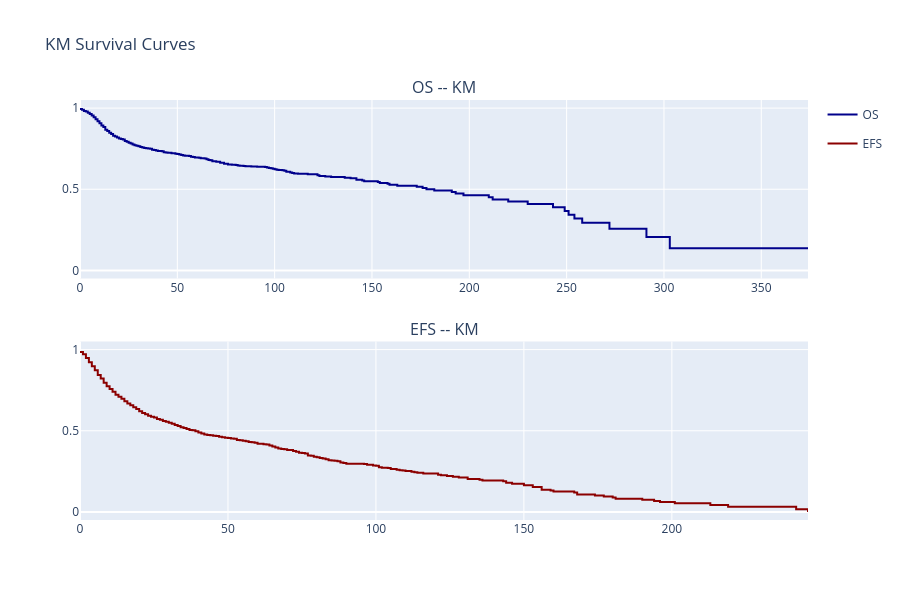

Notebook cell for this chart:
### Code cell
# Step 3: Patient Survival Overview -- Outcome overview and Kaplan-Meier survival curves.
fig = make_subplots(rows=2,cols=1,subplot_titles=('OS -- KM','EFS -- KM'),vertical_spacing=0.15)
os_c = df[['OS_MONTHS','os_event']].dropna()
fig = add_km(fig, kaplan_meier(os_c['OS_MONTHS'],os_c['os_event']), 'OS', 'darkblue')
efs_c = df[['EFS_MONTHS','efs_event']].dropna()
km = kaplan_meier(efs_c['EFS_MONTHS'],efs_c['efs_event'])
fig.add_trace(go.Scatter(x=km['t'],y=km['s'],mode='lines',name='EFS',line=dict(color='darkred',width=2,shape='hv')),row=2,col=1)
fig.update_layout(height=600,title='KM Survival Curves')
fig.update_yaxes(range=[-0.05,1.05])
fig.show()

### Figure 1 — Plotly figure (JSON) as saved in the notebook; plotly's stock layout.template omitted (floating-point values rounded to 4 significant figures; data arrays with more than 128 entries replaced by an {"elided": "..."} marker saying what was removed)
{"data": [{"hovertemplate": "Time: %{x}<br>Survival: %{y:.3f}<extra>OS</extra>", "legendgroup": "OS", "line": {"color": "darkblue", "shape": "hv", "width": 2}, "mode": "lines", "name": "OS", "type": "scatter", "x": {"elided": "222 float values"}, "y": {"elided": "222 float values"}}, {"line": {"color": "darkred", "shape": "hv", "width": 2}, "mode": "lines", "name": "EFS", "type": "scatter", "x": {"elided": "161 float values"}, "xaxis": "x2", "y": {"elided": "161 float values"}, "yaxis": "y2"}], "layout": {"annotations": [{"font": {"size": 16}, "showarrow": false, "text": "OS -- KM", "x": 0.5, "xanchor": "center", "xref": "paper", "y": 1, "yanchor": "bottom", "yref": "paper"}, {"font": {"size": 16}, "showarrow": false, "text": "EFS -- KM", "x": 0.5, "xanchor": "center", "xref": "paper", "y": 0.425, "yanchor": "bottom", "yref": "paper"}], "height": 600, "title": {"text": "KM Survival Curves"}, "xaxis": {"anchor": "y", "domain": [0, 1]}, "xaxis2": {"anchor": "y2", "domain": [0, 1]}, "yaxis": {"anchor": "x", "domain": [0.575, 1], "range": [-0.05, 1.05]}, "yaxis2": {"anchor": "x2", "domain": [0, 0.425], "range": [-0.05, 1.05]}}}
